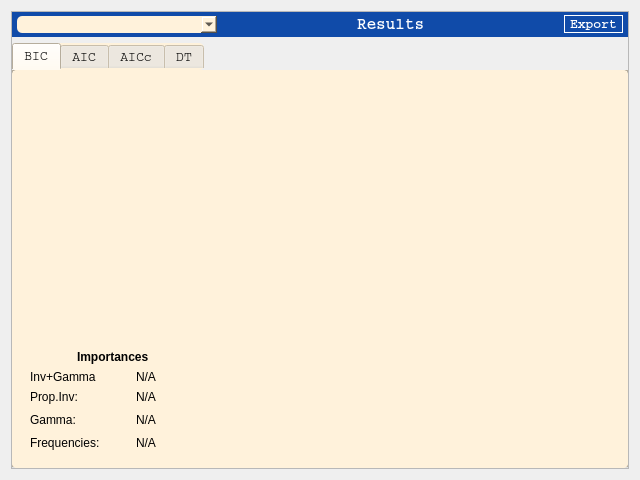
<?xml version="1.0" encoding="UTF-8"?>
<ui version="4.0">
 <class>ResultsDialog</class>
 <widget class="QWidget" name="ResultsDialog">
  <property name="geometry">
   <rect>
    <x>0</x>
    <y>0</y>
    <width>640</width>
    <height>480</height>
   </rect>
  </property>
  <property name="windowTitle">
   <string>Results</string>
  </property>
  <property name="windowIcon">
   <iconset resource="../mtgraphics.qrc">
    <normaloff>:/IMG/IMG/results-icon.png</normaloff>:/IMG/IMG/results-icon.png</iconset>
  </property>
  <property name="styleSheet">
   <string notr="true">background: qlineargradient(spread:pad, x1:0, y1:0, x2:0, y2:1, stop:0 #3c3b37, stop:0.55 #104BA9, stop:0.98 #000015, stop:1 #000015);
QToolTip { color: #000s; border: none; }</string>
  </property>
  <layout class="QVBoxLayout" name="verticalLayout">
   <item>
    <widget class="QFrame" name="frame_results_inner">
     <property name="frameShape">
      <enum>QFrame::StyledPanel</enum>
     </property>
     <property name="frameShadow">
      <enum>QFrame::Raised</enum>
     </property>
     <layout class="QVBoxLayout" name="verticalLayout_14">
      <property name="leftMargin">
       <number>0</number>
      </property>
      <property name="topMargin">
       <number>0</number>
      </property>
      <property name="rightMargin">
       <number>0</number>
      </property>
      <property name="bottomMargin">
       <number>0</number>
      </property>
      <item>
       <widget class="QFrame" name="frame_results_header">
        <property name="minimumSize">
         <size>
          <width>0</width>
          <height>25</height>
         </size>
        </property>
        <property name="styleSheet">
         <string notr="true">background: #104BA9;</string>
        </property>
        <property name="frameShape">
         <enum>QFrame::NoFrame</enum>
        </property>
        <property name="frameShadow">
         <enum>QFrame::Raised</enum>
        </property>
        <layout class="QHBoxLayout" name="horizontalLayout_6">
         <property name="spacing">
          <number>5</number>
         </property>
         <property name="leftMargin">
          <number>5</number>
         </property>
         <property name="topMargin">
          <number>1</number>
         </property>
         <property name="rightMargin">
          <number>5</number>
         </property>
         <property name="bottomMargin">
          <number>1</number>
         </property>
         <item>
          <widget class="QComboBox" name="cmb_results_partition">
           <property name="minimumSize">
            <size>
             <width>200</width>
             <height>0</height>
            </size>
           </property>
           <property name="maximumSize">
            <size>
             <width>200</width>
             <height>16777215</height>
            </size>
           </property>
           <property name="font">
            <font>
             <family>Courier</family>
             <pointsize>10</pointsize>
            </font>
           </property>
           <property name="styleSheet">
            <string notr="true">border: 1px; background: #fff2db; border-radius:5px;</string>
           </property>
          </widget>
         </item>
         <item>
          <spacer name="horizontalSpacer">
           <property name="orientation">
            <enum>Qt::Horizontal</enum>
           </property>
           <property name="sizeHint" stdset="0">
            <size>
             <width>40</width>
             <height>20</height>
            </size>
           </property>
          </spacer>
         </item>
         <item>
          <widget class="QLabel" name="label">
           <property name="font">
            <font>
             <family>Courier</family>
             <pointsize>12</pointsize>
             <weight>75</weight>
             <bold>true</bold>
            </font>
           </property>
           <property name="styleSheet">
            <string notr="true">color: #fff;</string>
           </property>
           <property name="text">
            <string>Results</string>
           </property>
          </widget>
         </item>
         <item>
          <spacer name="spacer_results_header">
           <property name="orientation">
            <enum>Qt::Horizontal</enum>
           </property>
           <property name="sizeHint" stdset="0">
            <size>
             <width>40</width>
             <height>20</height>
            </size>
           </property>
          </spacer>
         </item>
         <item>
          <widget class="QPushButton" name="tool_results_export">
           <property name="font">
            <font>
             <family>Courier</family>
             <pointsize>10</pointsize>
             <weight>75</weight>
             <bold>true</bold>
            </font>
           </property>
           <property name="styleSheet">
            <string notr="true">border:1px solid #fff;border-radius: 10px;text-align: left;padding: 0 5px;color: #fff;</string>
           </property>
           <property name="text">
            <string>Export</string>
           </property>
          </widget>
         </item>
        </layout>
       </widget>
      </item>
      <item>
       <widget class="QTabWidget" name="results_content">
        <property name="font">
         <font>
          <family>Courier</family>
          <pointsize>10</pointsize>
         </font>
        </property>
        <property name="toolTip">
         <string/>
        </property>
        <property name="autoFillBackground">
         <bool>false</bool>
        </property>
        <property name="styleSheet">
         <string notr="true">background: #fff2db; border-radius: 5px;</string>
        </property>
        <property name="tabShape">
         <enum>QTabWidget::Rounded</enum>
        </property>
        <property name="currentIndex">
         <number>0</number>
        </property>
        <property name="documentMode">
         <bool>false</bool>
        </property>
        <property name="tabsClosable">
         <bool>false</bool>
        </property>
        <property name="movable">
         <bool>false</bool>
        </property>
        <widget class="QWidget" name="tab_results_bic">
         <attribute name="title">
          <string>BIC</string>
         </attribute>
         <layout class="QVBoxLayout" name="verticalLayout_8">
          <item>
           <widget class="QTableView" name="table_results_bic">
            <property name="font">
             <font>
              <family>Courier</family>
              <pointsize>10</pointsize>
             </font>
            </property>
            <property name="alternatingRowColors">
             <bool>true</bool>
            </property>
            <property name="sortingEnabled">
             <bool>true</bool>
            </property>
           </widget>
          </item>
          <item>
           <widget class="QFrame" name="frame_imp_bic">
            <property name="minimumSize">
             <size>
              <width>0</width>
              <height>20</height>
             </size>
            </property>
            <property name="frameShape">
             <enum>QFrame::StyledPanel</enum>
            </property>
            <property name="frameShadow">
             <enum>QFrame::Raised</enum>
            </property>
            <layout class="QGridLayout" name="gridLayout_5">
             <property name="verticalSpacing">
              <number>6</number>
             </property>
             <item row="0" column="0" colspan="2" alignment="Qt::AlignHCenter">
              <widget class="QLabel" name="lbl_imp_bic">
               <property name="sizePolicy">
                <sizepolicy hsizetype="Preferred" vsizetype="Preferred">
                 <horstretch>0</horstretch>
                 <verstretch>0</verstretch>
                </sizepolicy>
               </property>
               <property name="minimumSize">
                <size>
                 <width>0</width>
                 <height>0</height>
                </size>
               </property>
               <property name="font">
                <font>
                 <weight>75</weight>
                 <bold>true</bold>
                 <underline>false</underline>
                </font>
               </property>
               <property name="lineWidth">
                <number>1</number>
               </property>
               <property name="text">
                <string>Importances</string>
               </property>
              </widget>
             </item>
             <item row="3" column="0">
              <widget class="QLabel" name="lbl_imp_gamma_bic">
               <property name="minimumSize">
                <size>
                 <width>100</width>
                 <height>0</height>
                </size>
               </property>
               <property name="text">
                <string>Gamma:</string>
               </property>
              </widget>
             </item>
             <item row="3" column="2">
              <spacer name="spacer_imp_bic">
               <property name="orientation">
                <enum>Qt::Horizontal</enum>
               </property>
               <property name="sizeHint" stdset="0">
                <size>
                 <width>40</width>
                 <height>20</height>
                </size>
               </property>
              </spacer>
             </item>
             <item row="4" column="0">
              <widget class="QLabel" name="lbl_imp_freqs_bic">
               <property name="minimumSize">
                <size>
                 <width>100</width>
                 <height>0</height>
                </size>
               </property>
               <property name="text">
                <string>Frequencies:</string>
               </property>
              </widget>
             </item>
             <item row="4" column="1">
              <widget class="QLabel" name="txt_imp_freqs_bic">
               <property name="minimumSize">
                <size>
                 <width>60</width>
                 <height>0</height>
                </size>
               </property>
               <property name="text">
                <string>N/A</string>
               </property>
              </widget>
             </item>
             <item row="3" column="1">
              <widget class="QLabel" name="txt_imp_gamma_bic">
               <property name="minimumSize">
                <size>
                 <width>60</width>
                 <height>0</height>
                </size>
               </property>
               <property name="text">
                <string>N/A</string>
               </property>
              </widget>
             </item>
             <item row="2" column="0">
              <widget class="QLabel" name="lbl_imp_inv_bic">
               <property name="minimumSize">
                <size>
                 <width>100</width>
                 <height>0</height>
                </size>
               </property>
               <property name="text">
                <string>Prop.Inv:</string>
               </property>
              </widget>
             </item>
             <item row="2" column="1">
              <widget class="QLabel" name="txt_imp_inv_bic">
               <property name="minimumSize">
                <size>
                 <width>60</width>
                 <height>0</height>
                </size>
               </property>
               <property name="text">
                <string>N/A</string>
               </property>
              </widget>
             </item>
             <item row="1" column="0">
              <widget class="QLabel" name="lbl_imp_invgamma_bic">
               <property name="text">
                <string>Inv+Gamma</string>
               </property>
              </widget>
             </item>
             <item row="1" column="1">
              <widget class="QLabel" name="txt_imp_invgamma_bic">
               <property name="text">
                <string>N/A</string>
               </property>
              </widget>
             </item>
            </layout>
           </widget>
          </item>
         </layout>
        </widget>
        <widget class="QWidget" name="tab_results_aic">
         <attribute name="title">
          <string>AIC</string>
         </attribute>
         <layout class="QVBoxLayout" name="verticalLayout_10">
          <item>
           <widget class="QTableView" name="table_results_aic">
            <property name="font">
             <font>
              <family>Courier</family>
              <pointsize>10</pointsize>
             </font>
            </property>
            <property name="alternatingRowColors">
             <bool>true</bool>
            </property>
            <property name="sortingEnabled">
             <bool>true</bool>
            </property>
           </widget>
          </item>
          <item>
           <widget class="QFrame" name="frame_imp_aic">
            <property name="minimumSize">
             <size>
              <width>0</width>
              <height>20</height>
             </size>
            </property>
            <property name="frameShape">
             <enum>QFrame::StyledPanel</enum>
            </property>
            <property name="frameShadow">
             <enum>QFrame::Raised</enum>
            </property>
            <layout class="QGridLayout" name="gridLayout_6">
             <property name="verticalSpacing">
              <number>6</number>
             </property>
             <item row="0" column="0" colspan="2" alignment="Qt::AlignHCenter">
              <widget class="QLabel" name="lbl_imp_aic">
               <property name="sizePolicy">
                <sizepolicy hsizetype="Preferred" vsizetype="Preferred">
                 <horstretch>0</horstretch>
                 <verstretch>0</verstretch>
                </sizepolicy>
               </property>
               <property name="minimumSize">
                <size>
                 <width>0</width>
                 <height>0</height>
                </size>
               </property>
               <property name="font">
                <font>
                 <weight>75</weight>
                 <bold>true</bold>
                 <underline>false</underline>
                </font>
               </property>
               <property name="lineWidth">
                <number>1</number>
               </property>
               <property name="text">
                <string>Importances</string>
               </property>
              </widget>
             </item>
             <item row="3" column="0">
              <widget class="QLabel" name="lbl_imp_gamma_aic">
               <property name="minimumSize">
                <size>
                 <width>100</width>
                 <height>0</height>
                </size>
               </property>
               <property name="text">
                <string>Gamma:</string>
               </property>
              </widget>
             </item>
             <item row="3" column="2">
              <spacer name="spacer_imp_aic">
               <property name="orientation">
                <enum>Qt::Horizontal</enum>
               </property>
               <property name="sizeHint" stdset="0">
                <size>
                 <width>40</width>
                 <height>20</height>
                </size>
               </property>
              </spacer>
             </item>
             <item row="4" column="0">
              <widget class="QLabel" name="lbl_imp_freqs_aic">
               <property name="minimumSize">
                <size>
                 <width>100</width>
                 <height>0</height>
                </size>
               </property>
               <property name="text">
                <string>Frequencies:</string>
               </property>
              </widget>
             </item>
             <item row="4" column="1">
              <widget class="QLabel" name="txt_imp_freqs_aic">
               <property name="minimumSize">
                <size>
                 <width>60</width>
                 <height>0</height>
                </size>
               </property>
               <property name="text">
                <string>N/A</string>
               </property>
              </widget>
             </item>
             <item row="3" column="1">
              <widget class="QLabel" name="txt_imp_gamma_aic">
               <property name="minimumSize">
                <size>
                 <width>60</width>
                 <height>0</height>
                </size>
               </property>
               <property name="text">
                <string>N/A</string>
               </property>
              </widget>
             </item>
             <item row="2" column="0">
              <widget class="QLabel" name="lbl_imp_inv_aic">
               <property name="minimumSize">
                <size>
                 <width>100</width>
                 <height>0</height>
                </size>
               </property>
               <property name="text">
                <string>Prop.Inv:</string>
               </property>
              </widget>
             </item>
             <item row="2" column="1">
              <widget class="QLabel" name="txt_imp_inv_aic">
               <property name="minimumSize">
                <size>
                 <width>60</width>
                 <height>0</height>
                </size>
               </property>
               <property name="text">
                <string>N/A</string>
               </property>
              </widget>
             </item>
             <item row="1" column="0">
              <widget class="QLabel" name="lbl_imp_invgamma_aic">
               <property name="text">
                <string>Inv+Gamma</string>
               </property>
              </widget>
             </item>
             <item row="1" column="1">
              <widget class="QLabel" name="txt_imp_invgamma_aic">
               <property name="text">
                <string>N/A</string>
               </property>
              </widget>
             </item>
            </layout>
           </widget>
          </item>
         </layout>
        </widget>
        <widget class="QWidget" name="tab_results_aicc">
         <attribute name="title">
          <string>AICc</string>
         </attribute>
         <layout class="QVBoxLayout" name="verticalLayout_11">
          <item>
           <widget class="QTableView" name="table_results_aicc">
            <property name="font">
             <font>
              <family>Courier</family>
              <pointsize>10</pointsize>
             </font>
            </property>
            <property name="alternatingRowColors">
             <bool>true</bool>
            </property>
            <property name="sortingEnabled">
             <bool>true</bool>
            </property>
           </widget>
          </item>
          <item>
           <widget class="QFrame" name="frame_imp_aicc">
            <property name="minimumSize">
             <size>
              <width>0</width>
              <height>20</height>
             </size>
            </property>
            <property name="frameShape">
             <enum>QFrame::StyledPanel</enum>
            </property>
            <property name="frameShadow">
             <enum>QFrame::Raised</enum>
            </property>
            <layout class="QGridLayout" name="gridLayout_8">
             <property name="verticalSpacing">
              <number>6</number>
             </property>
             <item row="0" column="0" colspan="2" alignment="Qt::AlignHCenter">
              <widget class="QLabel" name="lbl_imp_aicc">
               <property name="sizePolicy">
                <sizepolicy hsizetype="Preferred" vsizetype="Preferred">
                 <horstretch>0</horstretch>
                 <verstretch>0</verstretch>
                </sizepolicy>
               </property>
               <property name="minimumSize">
                <size>
                 <width>0</width>
                 <height>0</height>
                </size>
               </property>
               <property name="font">
                <font>
                 <weight>75</weight>
                 <bold>true</bold>
                 <underline>false</underline>
                </font>
               </property>
               <property name="lineWidth">
                <number>1</number>
               </property>
               <property name="text">
                <string>Importances</string>
               </property>
              </widget>
             </item>
             <item row="3" column="0">
              <widget class="QLabel" name="lbl_imp_gamma_aicc">
               <property name="minimumSize">
                <size>
                 <width>100</width>
                 <height>0</height>
                </size>
               </property>
               <property name="text">
                <string>Gamma:</string>
               </property>
              </widget>
             </item>
             <item row="3" column="2">
              <spacer name="spacer_imp_aicc">
               <property name="orientation">
                <enum>Qt::Horizontal</enum>
               </property>
               <property name="sizeHint" stdset="0">
                <size>
                 <width>40</width>
                 <height>20</height>
                </size>
               </property>
              </spacer>
             </item>
             <item row="4" column="0">
              <widget class="QLabel" name="lbl_imp_freqs_aicc">
               <property name="minimumSize">
                <size>
                 <width>100</width>
                 <height>0</height>
                </size>
               </property>
               <property name="text">
                <string>Frequencies:</string>
               </property>
              </widget>
             </item>
             <item row="4" column="1">
              <widget class="QLabel" name="txt_imp_freqs_aicc">
               <property name="minimumSize">
                <size>
                 <width>60</width>
                 <height>0</height>
                </size>
               </property>
               <property name="text">
                <string>N/A</string>
               </property>
              </widget>
             </item>
             <item row="3" column="1">
              <widget class="QLabel" name="txt_imp_gamma_aicc">
               <property name="minimumSize">
                <size>
                 <width>60</width>
                 <height>0</height>
                </size>
               </property>
               <property name="text">
                <string>N/A</string>
               </property>
              </widget>
             </item>
             <item row="2" column="0">
              <widget class="QLabel" name="lbl_imp_inv_aicc">
               <property name="minimumSize">
                <size>
                 <width>100</width>
                 <height>0</height>
                </size>
               </property>
               <property name="text">
                <string>Prop.Inv:</string>
               </property>
              </widget>
             </item>
             <item row="2" column="1">
              <widget class="QLabel" name="txt_imp_inv_aicc">
               <property name="minimumSize">
                <size>
                 <width>60</width>
                 <height>0</height>
                </size>
               </property>
               <property name="text">
                <string>N/A</string>
               </property>
              </widget>
             </item>
             <item row="1" column="0">
              <widget class="QLabel" name="lbl_imp_invgamma_aicc">
               <property name="text">
                <string>Inv+Gamma</string>
               </property>
              </widget>
             </item>
             <item row="1" column="1">
              <widget class="QLabel" name="txt_imp_invgamma_aicc">
               <property name="text">
                <string>N/A</string>
               </property>
              </widget>
             </item>
            </layout>
           </widget>
          </item>
         </layout>
        </widget>
        <widget class="QWidget" name="tab_results_dt">
         <attribute name="title">
          <string>DT</string>
         </attribute>
         <layout class="QVBoxLayout" name="verticalLayout_13">
          <item>
           <widget class="QTableView" name="table_results_dt">
            <property name="font">
             <font>
              <family>Courier</family>
              <pointsize>10</pointsize>
             </font>
            </property>
            <property name="alternatingRowColors">
             <bool>true</bool>
            </property>
            <property name="sortingEnabled">
             <bool>true</bool>
            </property>
           </widget>
          </item>
          <item>
           <widget class="QFrame" name="frame_imp_dt">
            <property name="minimumSize">
             <size>
              <width>0</width>
              <height>20</height>
             </size>
            </property>
            <property name="frameShape">
             <enum>QFrame::StyledPanel</enum>
            </property>
            <property name="frameShadow">
             <enum>QFrame::Raised</enum>
            </property>
            <layout class="QGridLayout" name="gridLayout_9">
             <property name="verticalSpacing">
              <number>6</number>
             </property>
             <item row="0" column="0" colspan="2" alignment="Qt::AlignHCenter">
              <widget class="QLabel" name="lbl_imp_dt">
               <property name="sizePolicy">
                <sizepolicy hsizetype="Preferred" vsizetype="Preferred">
                 <horstretch>0</horstretch>
                 <verstretch>0</verstretch>
                </sizepolicy>
               </property>
               <property name="minimumSize">
                <size>
                 <width>0</width>
                 <height>0</height>
                </size>
               </property>
               <property name="font">
                <font>
                 <weight>75</weight>
                 <bold>true</bold>
                 <underline>false</underline>
                </font>
               </property>
               <property name="lineWidth">
                <number>1</number>
               </property>
               <property name="text">
                <string>Importances</string>
               </property>
              </widget>
             </item>
             <item row="3" column="0">
              <widget class="QLabel" name="lbl_imp_gamma_dt">
               <property name="minimumSize">
                <size>
                 <width>100</width>
                 <height>0</height>
                </size>
               </property>
               <property name="text">
                <string>Gamma:</string>
               </property>
              </widget>
             </item>
             <item row="3" column="2">
              <spacer name="spacer_imp_dt">
               <property name="orientation">
                <enum>Qt::Horizontal</enum>
               </property>
               <property name="sizeHint" stdset="0">
                <size>
                 <width>40</width>
                 <height>20</height>
                </size>
               </property>
              </spacer>
             </item>
             <item row="4" column="0">
              <widget class="QLabel" name="lbl_imp_freqs_dt">
               <property name="minimumSize">
                <size>
                 <width>100</width>
                 <height>0</height>
                </size>
               </property>
               <property name="text">
                <string>Frequencies:</string>
               </property>
              </widget>
             </item>
             <item row="4" column="1">
              <widget class="QLabel" name="txt_imp_freqs_dt">
               <property name="minimumSize">
                <size>
                 <width>60</width>
                 <height>0</height>
                </size>
               </property>
               <property name="text">
                <string>N/A</string>
               </property>
              </widget>
             </item>
             <item row="3" column="1">
              <widget class="QLabel" name="txt_imp_gamma_dt">
               <property name="minimumSize">
                <size>
                 <width>60</width>
                 <height>0</height>
                </size>
               </property>
               <property name="text">
                <string>N/A</string>
               </property>
              </widget>
             </item>
             <item row="2" column="0">
              <widget class="QLabel" name="lbl_imp_inv_dt">
               <property name="minimumSize">
                <size>
                 <width>100</width>
                 <height>0</height>
                </size>
               </property>
               <property name="text">
                <string>Prop.Inv:</string>
               </property>
              </widget>
             </item>
             <item row="2" column="1">
              <widget class="QLabel" name="txt_imp_inv_dt">
               <property name="minimumSize">
                <size>
                 <width>60</width>
                 <height>0</height>
                </size>
               </property>
               <property name="text">
                <string>N/A</string>
               </property>
              </widget>
             </item>
             <item row="1" column="0">
              <widget class="QLabel" name="lbl_imp_invgamma_dt">
               <property name="text">
                <string>Inv+Gamma</string>
               </property>
              </widget>
             </item>
             <item row="1" column="1">
              <widget class="QLabel" name="txt_imp_invgamma_dt">
               <property name="text">
                <string>N/A</string>
               </property>
              </widget>
             </item>
            </layout>
           </widget>
          </item>
         </layout>
        </widget>
       </widget>
      </item>
     </layout>
    </widget>
   </item>
  </layout>
 </widget>
 <resources>
  <include location="../mtgraphics.qrc"/>
 </resources>
 <connections/>
</ui>
